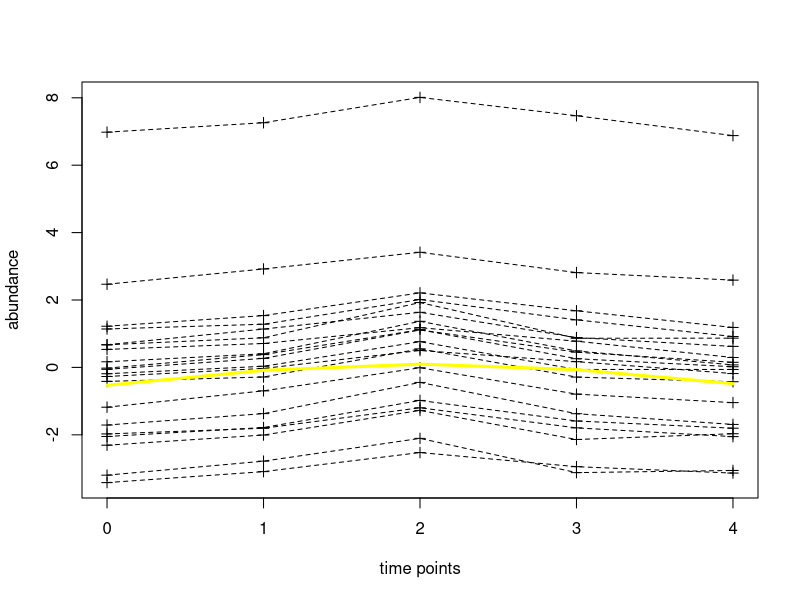
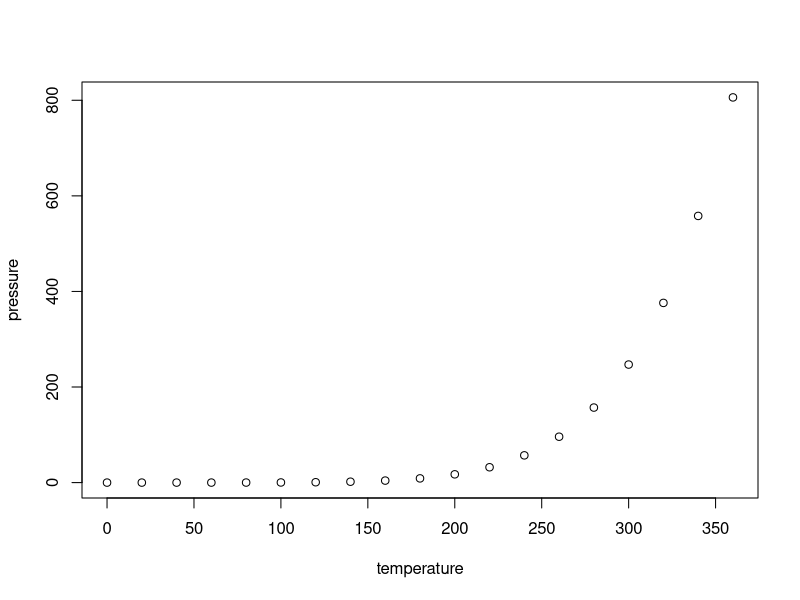

The R source for these figures, in order:
## ---- chunk 1
knitr::opts_chunk$set(echo = TRUE)
## ---- chunk 2
# Helper functions
# Simulate a linear mixed effects dataset
simulate_data<-function(n_t,sigma_between,sigma_within,effects_vec,n_subjects,effect_size,use_arima=F,arima_rho=0.5){
  intecepts = rnorm(n_subjects,sd = sigma_between)
  y = c()
  g = c()
  tp = c()
  for(j in 1:n_subjects){
    errs = rnorm(n_t,sd=sigma_within)
    if(use_arima){
      errs = arima.sim(list(order = c(1,0,0), ar = arima_rho), n = n_t,sd = sigma_within) 
    }
    effs = effect_size * effects_vec
    y = c(y,intecepts[j]+errs+effs)
    g = c(g,rep(j,n_t))
    tp = c(tp,0:(n_t-1))
  }
  d = data.frame(y,g,t=tp)
  return(d)
}
# Plot the trajectories of the subjects
plot_longi<-function(d,...){
  plot(y=d$y,d$t,type="n",ylab="abundance",...)
  points(y=d$y,d$t,type="p",pch=3)
  for(i in unique(d$g)){lines(y=d$y[d$g==i],d$t[d$g==i],type="l",lty=2)} 
  lines(lowess(y=d$y,d$t),lwd=3,col="yellow") 
}

# Example dataset:
n_t = 5 # one for pre and then four time points
sigma_between = 2 # random effect standard deviation
n_subjects = 20
effects_vec = c(0,0.25,1,0.25,0)
sigma_within = 0.1
effect_size = 1
d = simulate_data(n_t,sigma_between,sigma_within ,effects_vec,n_subjects,effect_size)
plot_longi(d,xlab="time points")
## ---- chunk 3
plot(pressure)
